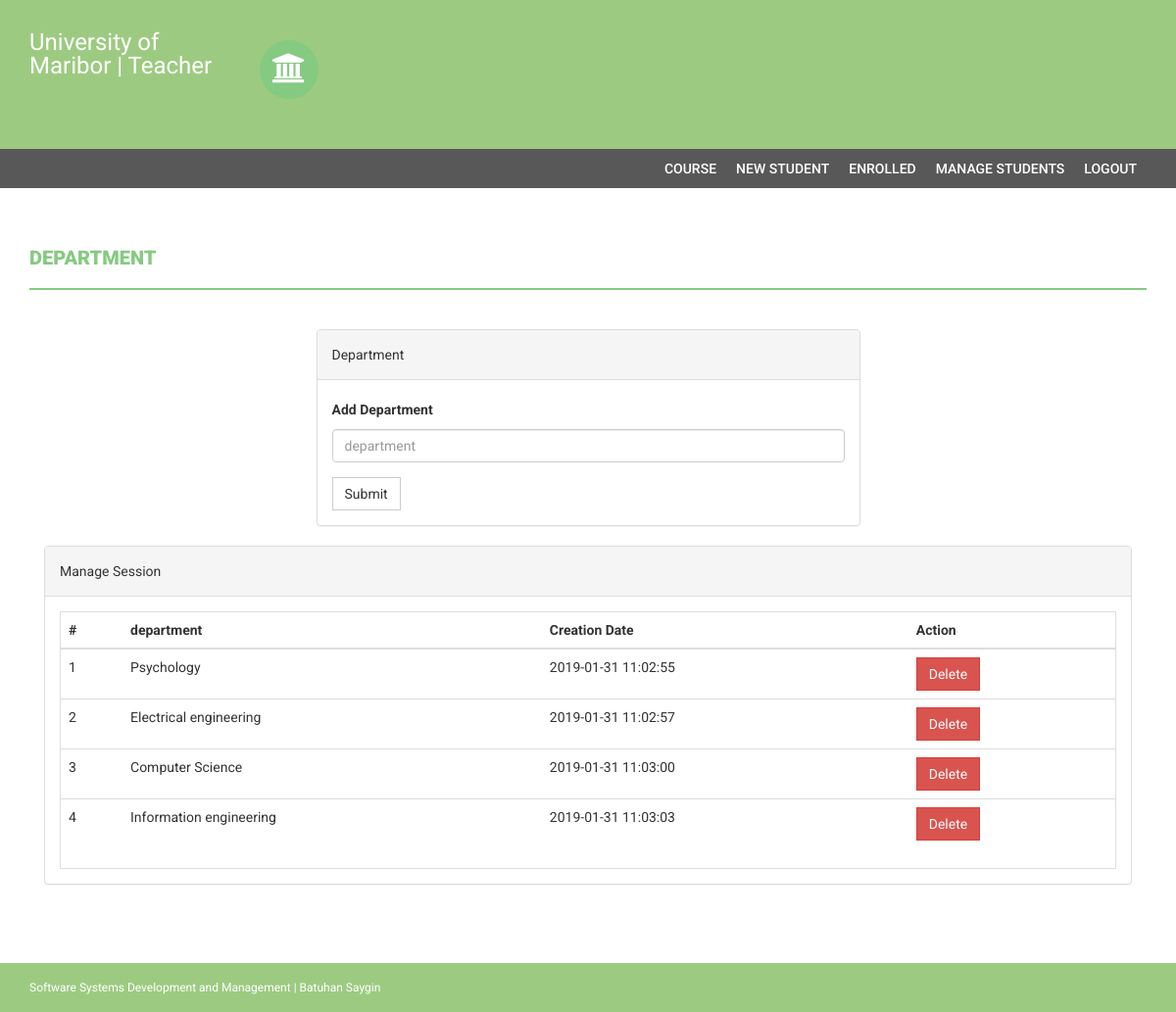
Page /teacher/department.php (signed in) on the committed database.
### tables this page shows
CREATE TABLE `department` (
  `id` int(11) NOT NULL,
  `department` varchar(255) NOT NULL,
  `creationDate` timestamp NOT NULL DEFAULT CURRENT_TIMESTAMP
);

### teacher/department.php (the view, shortened to what this page needs)
<?php
if(strlen($_SESSION['alogin'])==0)
    {
header('location:index.php');
}
else{
?>
<!DOCTYPE html>
<html xmlns="http://www.w3.org/1999/xhtml">
<head>
    <link href="assets/css/bootstrap.css" rel="stylesheet" />
    <link href="assets/css/font-awesome.css" rel="stylesheet" />
    <link href="assets/css/style.css" rel="stylesheet" />
</head>
<body>
<?php include('includes/header.php');?>
<?php if($_SESSION['alogin']!="")
{
 include('includes/menubar.php');
}
 ?>
    <div class="content-wrapper">
        <div class="container">
              <div class="row">
                    <div class="col-md-12">
                        <h1 class="page-head-line">Department  </h1>
                    </div>
                </div>
                <div class="row" >
                  <div class="col-md-3"></div>
                    <div class="col-md-6">
                        <div class="panel panel-default">
                        <div class="panel-heading">
                           Department
                        </div>
                        <div class="panel-body">
                       <form name="dept" method="post">
   <div class="form-group">
    <label for="department">Add Department  </label>
    <input type="text" class="form-control" id="department" name="department" placeholder="department" required />
  </div>
 <button type="submit" name="submit" class="btn btn-default">Submit</button>
</form>
                            </div>
                            </div>
                    </div>
                </div>
                <div class="col-md-12">
                    <div class="panel panel-default">
                        <div class="panel-heading">
                            Manage Session
                        </div>
                        <div class="panel-body">
                            <div class="table-responsive table-bordered">
                                <table class="table">
                                    <thead>
                                        <tr>
                                            <th>#</th>
                                            <th>department</th>
                                            <th>Creation Date</th>
                                            <th>Action</th>
                                        </tr>
                                    </thead>
                                    <tbody>
<?php
$sql=mysqli_query($con,"select * from department");
$cnt=1;
while($row=mysqli_fetch_array($sql))
{
?>
                                        <tr>
                                            <td><?php echo $cnt;?></td>
                                            <td><?php echo htmlentities($row['department']);?></td>
                                            <td><?php echo htmlentities($row['creationDate']);?></td>
                                            <td>
  <a href="department.php?id=<?php echo $row['id']?>&del=delete" onClick="return confirm('Are you sure you want to delete?')">
                                            <button class="btn btn-danger">Delete</button>
</a>
                                            </td>
                                        </tr>
<?php
$cnt++;
} ?>
                                    </tbody>
                                </table>
                            </div>
                        </div>
                    </div>
                </div>
            </div>
        </div>
  <?php include('includes/footer.php');?>
</body>
</html>
<?php } ?>

### teacher/assets/css/style.css (style rules this page uses)
body { font-family: 'Roboto', sans-serif; line-height: 30px; }
.content-wrapper { margin-top: 40px; min-height: 600px; padding-bottom: 60px; }
.page-head-line { font-weight: 900; padding-bottom: 20px; border-bottom: 2px solid #85ca81; text-transform: uppercase; color: #85ca81; font-size: 20px; margin-bottom: 40px; }
.btn { border-radius: 0px; -webkit-border-radius: 0px; -moz-border-radius: 0px; }

### rows in the picture
department: department "Psychology", creationDate "2019-01-31 11:02:55"
department: department "Electrical engineering", creationDate "2019-01-31 11:02:57"
department: department "Computer Science", creationDate "2019-01-31 11:03:00"
department: department "Information engineering", creationDate "2019-01-31 11:03:03"
